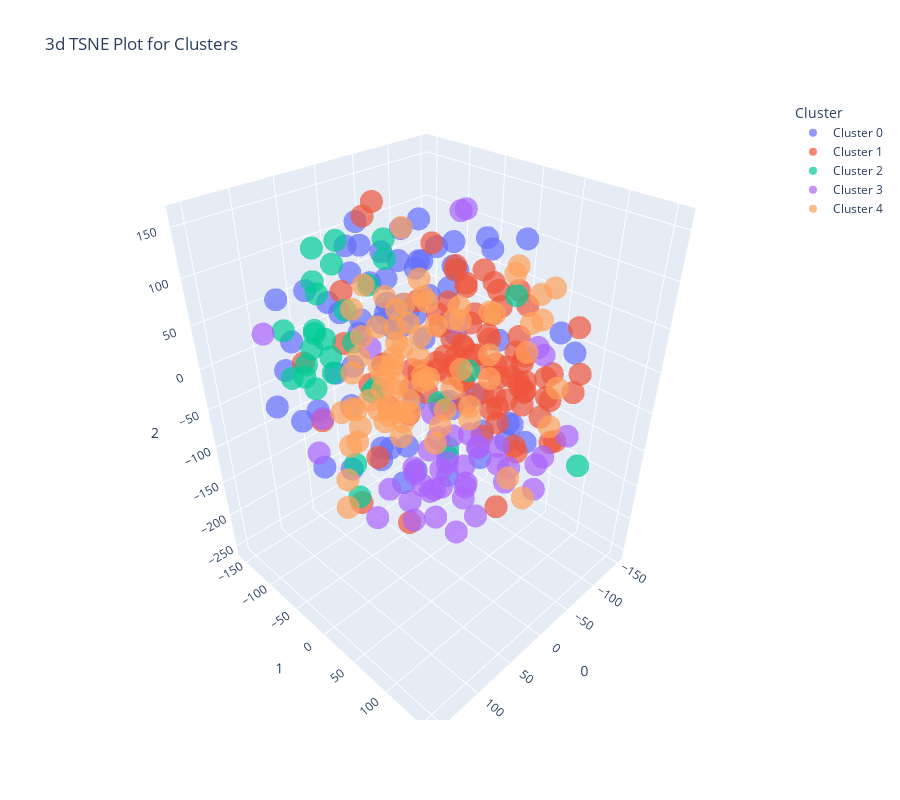

Write notebook code for a chart like this one.
### Code cell
plot_model(model,plot='tsne')
